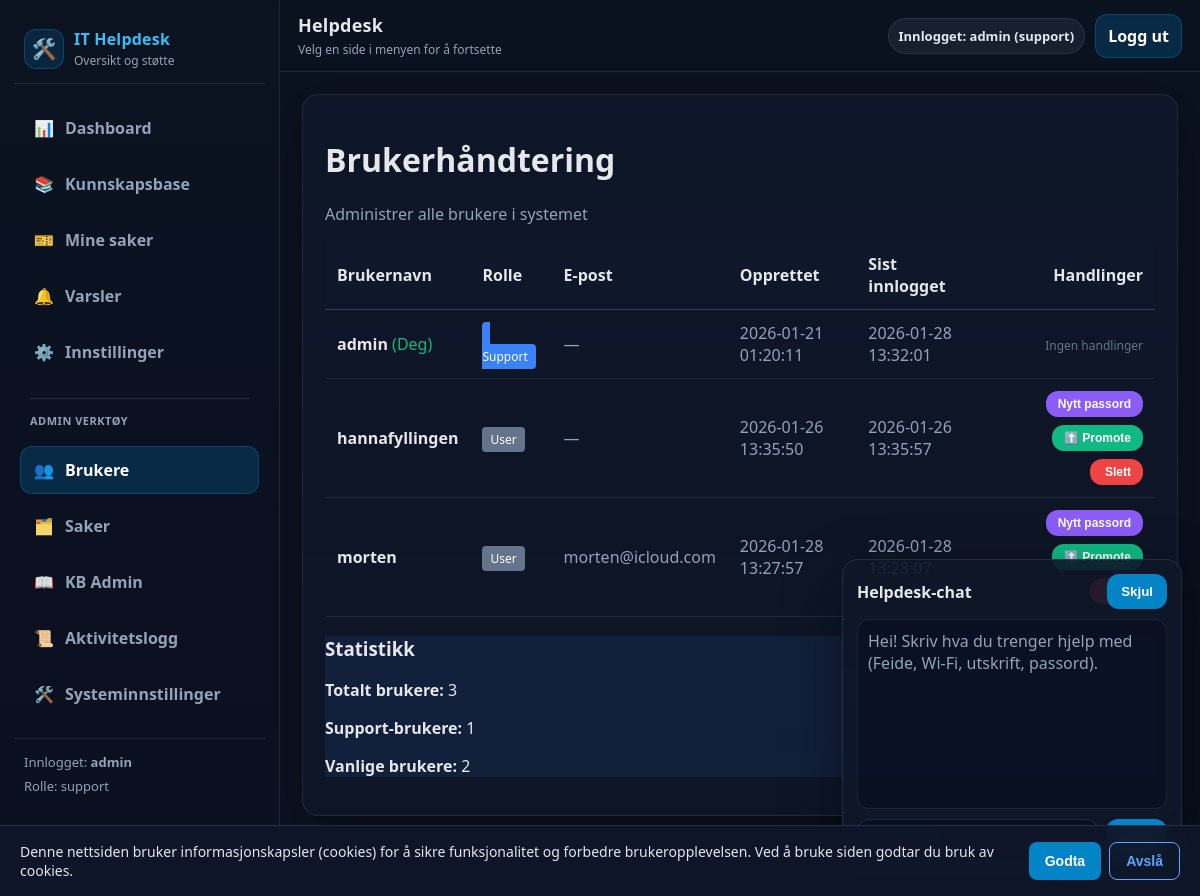
Page /admin/users (signed in) on the committed database.
### tables this page shows
CREATE TABLE users (
            id INTEGER PRIMARY KEY AUTOINCREMENT,
            username TEXT NOT NULL UNIQUE,
            pw_hash TEXT NOT NULL,
            role TEXT NOT NULL DEFAULT 'user',
            email TEXT,
            phone TEXT,
            created_at TEXT NOT NULL DEFAULT (datetime('now')),
            last_login TEXT,
            notify_email INTEGER NOT NULL DEFAULT 1,
            notify_inapp INTEGER NOT NULL DEFAULT 1,
            notify_sms INTEGER NOT NULL DEFAULT 0
        );

### routes.py (the view)
@bp.route("/admin/users")
def admin_users():
    user = current_user()
    if not user or current_role() != "support":
        abort(403)
    from .db import get_all_users
    try:
        users = get_all_users()
    except Exception as e:
        logger.error(f"Error fetching users: {e}")
        users = []
    return render_template("admin_users.html", users=users)

### __init__.py (called while the page is built)
def create_app():
    app = Flask(__name__)
    app.config.from_object(Config)
    init_mail(app)
    @app.after_request
    def set_security_headers(response):
        response.headers['X-Content-Type-Options'] = 'nosniff'
        response.headers['X-Frame-Options'] = 'DENY'
        response.headers['X-XSS-Protection'] = '1; mode=block'
        return response
    from .routes import bp
    app.register_blueprint(bp)
    return app

### db.py (called while the page is built)
def count_notifications(user: str) -> int:
    conn = _conn()
    cur = conn.cursor()
    cur.execute("SELECT COUNT(*) AS c FROM notifications WHERE user = ? AND read = 0", (user,))
    row = cur.fetchone()
    conn.close()
    return int(row["c"]) if row else 0

def _conn() -> sqlite3.Connection:
    DB_PATH.parent.mkdir(parents=True, exist_ok=True)
    conn = sqlite3.connect(DB_PATH)
    conn.row_factory = sqlite3.Row
    return conn

def get_all_users():
    conn = _conn()
    cur = conn.cursor()
    cur.execute("""
        SELECT username, role, email, created_at, last_login
        FROM users
        ORDER BY username ASC
    """)
    rows = cur.fetchall()
    conn.close()
    return rows

### routes.py (called while the page is built)
def current_user():
    return session.get("user")

def current_role():
    return session.get("role")

@bp.before_app_request
def ensure_db():
    try:
        init_db()
    except Exception as e:
        logger.error(f"Database initialization failed: {e}")

@bp.context_processor
def inject_notification_count():
    if current_user():
        try:
            return {"notif_count": count_notifications(current_user())}
        except Exception:
            return {"notif_count": 0}
    return {"notif_count": 0}

### templates/admin_users.html
{% extends "base.html" %}
{% block content %}
<div class="card">
  <h1> Brukerhåndtering</h1>
  <p class="muted">Administrer alle brukere i systemet</p>
</div>
<div class="card">
  <table style="width:100%; border-collapse:collapse;">
    <thead>
      <tr style="background:#0f172a; border-bottom:1px solid #334155;">
        <th style="padding:12px; text-align:left;">Brukernavn</th>
        <th style="padding:12px; text-align:left;">Rolle</th>
        <th style="padding:12px; text-align:left;">E-post</th>
        <th style="padding:12px; text-align:left;">Opprettet</th>
        <th style="padding:12px; text-align:left;">Sist innlogget</th>
        <th style="padding:12px; text-align:right;">Handlinger</th>
      </tr>
    </thead>
    <tbody>
      {% for u in users %}
      <tr style="border-bottom:1px solid #1e293b;">
        <td style="padding:12px;">
          <strong>{{ u.username }}</strong>
          {% if u.username == session.get("user") %}<span style="color:#10b981;">(Deg)</span>{% endif %}
        </td>
        <td style="padding:12px;">
          {% if u.role == 'support' %}
            <span style="background:#3b82f6; color:#fff; padding:4px 8px; border-radius:4px; font-size:12px;">️ Support</span>
          {% else %}
            <span style="background:#64748b; color:#fff; padding:4px 8px; border-radius:4px; font-size:12px;"> User</span>
          {% endif %}
        </td>
        <td style="padding:12px; color:#94a3b8;">{{ u.email or '—' }}</td>
        <td style="padding:12px; color:#94a3b8;">{{ u.created_at }}</td>
        <td style="padding:12px; color:#94a3b8;">{{ u.last_login or 'Aldri' }}</td>
        <td style="padding:12px; text-align:right;">
          {% if u.username != 'admin' and u.username != session.get("user") %}
            <div style="display:flex; gap:8px; justify-content:flex-end; flex-wrap:wrap;">
              <form method="post" action="{{ url_for('main.admin_reset_password', username=u.username) }}" style="display:inline;">
                <button type="submit" style="background:#8b5cf6; padding:6px 12px; font-size:12px;"> Nytt passord</button>
              </form>
              {% if u.role == 'user' %}
              <form method="post" action="{{ url_for('main.promote_user', username=u.username) }}" style="display:inline;">
                <button type="submit" style="background:#10b981; padding:6px 12px; font-size:12px;">⬆️ Promote</button>
              </form>
              {% else %}
              <form method="post" action="{{ url_for('main.demote_user', username=u.username) }}" style="display:inline;">
                <button type="submit" style="background:#f59e0b; padding:6px 12px; font-size:12px;">⬇️ Demote</button>
              </form>
              {% endif %}
              <form method="post" action="{{ url_for('main.delete_user', username=u.username) }}" style="display:inline;" onsubmit="return confirm('Slette bruker {{ u.username }}? Dette kan ikke angres!');">
                <button type="submit" style="background:#ef4444; padding:6px 12px; font-size:12px;">️ Slett</button>
              </form>
            </div>
          {% else %}
            <span style="color:#64748b; font-size:12px;">Ingen handlinger</span>
          {% endif %}
        </td>
      </tr>
      {% endfor %}
    </tbody>
  </table>
</div>
<div class="card" style="background:rgba(59,130,246,.1); border-color:#3b82f6;">
  <h3> Statistikk</h3>
  <p><strong>Totalt brukere:</strong> {{ users|length }}</p>
  <p><strong>Support-brukere:</strong> {{ users|selectattr('role', 'equalto', 'support')|list|length }}</p>
  <p><strong>Vanlige brukere:</strong> {{ users|selectattr('role', 'equalto', 'user')|list|length }}</p>
</div>
{% endblock %}

### templates/base.html (shortened to what this page needs)
<!doctype html>
<html lang="no">
  <head>
    <link rel="stylesheet" href="{{ url_for('static', filename='css/app.css') }}">
  </head>
  <body>
    {% set ep = request.endpoint or "" %}
    <div class="app">
      <aside class="sidebar">
        <div class="brand">
          <div class="logo">🛠️</div>
          <div>
            <div class="title">IT Helpdesk</div>
            <div class="subtitle">Oversikt og støtte</div>
          </div>
        </div>
        <nav class="nav">
          <a href="{{ url_for('main.dashboard') }}" class="{% if ep == 'main.dashboard' %}active{% endif %}">
            <span class="icon">📊</span> Dashboard
          </a>
          <a href="{{ url_for('main.kb') }}" class="{% if ep == 'main.kb' %}active{% endif %}">
            <span class="icon">📚</span> Kunnskapsbase
          </a>
          <a href="{{ url_for('main.tickets') }}" class="{% if ep == 'main.tickets' %}active{% endif %}">
            <span class="icon">🎫</span> Mine saker
          </a>
          <a href="{{ url_for('main.notifications_page') }}" class="{% if ep == 'main.notifications_page' %}active{% endif %}">
            <span class="icon">🔔</span> Varsler
          </a>
          <a href="{{ url_for('main.settings') }}" class="{% if ep == 'main.settings' %}active{% endif %}">
            <span class="icon">⚙️</span> Innstillinger
          </a>
          {% if session.get("role") == "support" %}
            <div style="margin:14px 10px 10px; padding-top:14px; border-top:1px solid rgba(148,163,184,.18); color:#94a3b8; font-size:11px; font-weight:900; letter-spacing:.5px;">
              ADMIN VERKTØY
            </div>
            <a href="{{ url_for('main.admin_users') }}" class="{% if ep == 'main.admin_users' %}active{% endif %}">
              <span class="icon">👥</span> Brukere
            </a>
            <a href="{{ url_for('main.admin_tickets') }}" class="{% if ep == 'main.admin_tickets' %}active{% endif %}">
              <span class="icon">🗂️</span> Saker
            </a>
            <a href="{{ url_for('main.admin_kb') }}" class="{% if ep == 'main.admin_kb' %}active{% endif %}">
              <span class="icon">📖</span> KB Admin
            </a>
            <a href="{{ url_for('main.activity_log') }}" class="{% if ep == 'main.activity_log' %}active{% endif %}">
              <span class="icon">📜</span> Aktivitetslogg
            </a>
            <a href="{{ url_for('main.admin_settings') }}" class="{% if ep == 'main.admin_settings' %}active{% endif %}">
              <span class="icon">🛠️</span> Systeminnstillinger
            </a>
          {% endif %}
        </nav>
        <div class="sidebar-footer">
          {% if session.get("user") %}
            Innlogget: <strong>{{ session.get("user") }}</strong>
            <div style="margin-top:6px; color:var(--muted);">
              Rolle: {{ session.get("role") }}
            </div>
          {% else %}
            Ikke innlogget
          {% endif %}
        </div>
      </aside>
      <div class="main">
        <header class="topbar">
          <div class="topbar-left">
            <p class="h1">Helpdesk</p>
            <p class="p">Velg en side i menyen for å fortsette</p>
          </div>
          <div class="topbar-right">
            {% if session.get("user") %}
              <span class="pill">Innlogget: {{ session.get("user") }} ({{ session.get("role") }})</span>
              <a class="btn" href="{{ url_for('main.logout') }}">Logg ut</a>
            {% endif %}
          </div>
        </header>
        <main class="page">
          <div class="content-wrap">
            {% block content %}{% endblock %}
          </div>
        </main>
      </div>
    </div>
    <div id="chatbot">
      <div class="chat-card">
        <div style="display:flex; justify-content:space-between; align-items:center;">
          <strong>Helpdesk-chat</strong>
          <button id="chatToggle" type="button">Skjul</button>
        </div>
        <div id="chatBody">
          <div id="chatLog">
            <div class="muted">
              Hei! Skriv hva du trenger hjelp med (Feide, Wi-Fi, utskrift, passord).
            </div>
          </div>
          <div style="display:flex; gap:8px; margin-top:10px;">
            <button id="chatSend" type="button">Send</button>
          </div>
        </div>
      </div>
    </div>
    <div id="cookieBanner" style="display:none; position:fixed; bottom:0; left:0; right:0; background:rgba(15,23,42,.95); border-top:1px solid rgba(148,163,184,.18); padding:16px 20px; z-index:9999; backdrop-filter:blur(10px);">
      <div style="max-width:1200px; margin:0 auto; display:flex; justify-content:space-between; align-items:center; gap:16px; flex-wrap:wrap;">
        <p style="margin:0; color:#e5e7eb; font-size:14px; flex:1; min-width:250px;">
          Denne nettsiden bruker informasjonskapsler (cookies) for å sikre funksjonalitet og forbedre brukeropplevelsen. Ved å bruke siden godtar du bruk av cookies.
        </p>
        <div style="display:flex; gap:8px; flex-shrink:0;">
          <button id="cookieAccept" type="button" style="background:#0284c7; color:#fff; border:none; padding:10px 16px; border-radius:8px; font-weight:700; cursor:pointer; font-size:14px;">
            Godta
          </button>
          <button id="cookieReject" type="button" style="background:transparent; color:#60a5fa; border:1px solid #60a5fa; padding:10px 16px; border-radius:8px; font-weight:700; cursor:pointer; font-size:14px;">
            Avslå
          </button>
        </div>
      </div>
    </div>
  </body>
</html>

### static/css/app.css (style rules this page uses)
:root { --bg:#0b1220; --panel:#0f172a; --panel2:#111c33; --border:rgba(148,163,184,.14); --muted:#94a3b8; --text:#e5e7eb; --primary:#0284c7; --primaryHover:#0ea5e9; --sidebarW: 280px; --topbarH: 72px; --radius: 16px; }
* { box-sizing:border-box; }
html, body { height:100%; }
body { margin:0; font-family: system-ui, -apple-system, BlinkMacSystemFont, "Segoe UI", "Apple Color Emoji", "Segoe UI Emoji", "Segoe UI Symbol", sans-serif; background:var(--bg); color:var(--text); }
.app { min-height:100vh; display:flex; }
.sidebar { width:var(--sidebarW); background:linear-gradient(180deg, #0b1220 0%, #0a1020 100%); border-right:1px solid var(--border); position:fixed; left:0; top:0; bottom:0; padding:18px 14px; overflow:auto; }
.brand { display:flex; align-items:center; gap:10px; padding:10px 10px 14px; border-bottom:1px solid var(--border); margin-bottom:14px; }
.brand .logo { width:40px; height:40px; display:flex; align-items:center; justify-content:center; border-radius:12px; background:rgba(2,132,199,.18); border:1px solid rgba(2,132,199,.35); font-size:20px; }
.brand .title { font-weight:900; letter-spacing:.2px; color:#38bdf8; }
.brand .subtitle { font-size:12px; color:var(--muted); margin-top:2px; }
.nav { display:flex; flex-direction:column; gap:8px; padding:6px 6px; }
.nav a { display:flex; align-items:center; gap:10px; padding:12px 12px; border-radius:12px; text-decoration:none; color:var(--muted); font-weight:800; border:1px solid transparent; }
.nav a.active { background:rgba(2,132,199,.22); border-color:rgba(2,132,199,.35); color:#ffffff; }
.nav .icon { width:22px; display:inline-flex; align-items:center; justify-content:center; opacity:.95; }
.sidebar-footer { margin-top:14px; padding:14px 10px; border-top:1px solid var(--border); color:var(--muted); font-size:13px; }
.main { margin-left:var(--sidebarW); width:calc(100% - var(--sidebarW)); min-height:100vh; display:flex; flex-direction:column; }
.topbar { height:var(--topbarH); position:sticky; top:0; z-index:20; display:flex; align-items:center; justify-content:space-between; padding:14px 18px; background:rgba(11,18,32,.86); backdrop-filter: blur(10px); border-bottom:1px solid var(--border); }
.topbar-left { display:flex; flex-direction:column; gap:4px; }
.topbar-left .h1 { font-size:18px; font-weight:900; margin:0; letter-spacing:.2px; }
.topbar-left .p { margin:0; font-size:12px; color:var(--muted); }
.topbar-right { display:flex; align-items:center; gap:10px; flex-wrap:wrap; justify-content:flex-end; }
.pill { display:inline-flex; align-items:center; gap:8px; padding:8px 10px; border-radius:999px; background:rgba(148,163,184,.10); border:1px solid rgba(148,163,184,.14); color:#e2e8f0; font-weight:800; font-size:13px; white-space:nowrap; }
.btn { display:inline-flex; align-items:center; gap:8px; padding:10px 12px; border-radius:12px; text-decoration:none; font-weight:900; border:1px solid rgba(2,132,199,.35); background:rgba(2,132,199,.22); color:#fff; }
.page { padding:22px 22px 80px; }
.content-wrap { background:linear-gradient(180deg, rgba(15,23,42,.85) 0%, rgba(15,23,42,.65) 100%); border:1px solid rgba(148,163,184,.14); border-radius:var(--radius); padding:22px; box-shadow:0 20px 60px rgba(0,0,0,.35); }
button { background:var(--primary); color:#fff; border:0; border-radius:12px; padding:10px 14px; font-weight:900; cursor:pointer; }
#chatbot { position:fixed; right:18px; bottom:18px; width:340px; max-width:92vw; z-index:9999; }
#chatbot .chat-card { background:rgba(15,23,42,.90); border:1px solid rgba(148,163,184,.16); border-radius:16px; box-shadow:0 20px 60px rgba(0,0,0,.38); padding:14px; }
#chatLog { height:190px; overflow:auto; border:1px solid rgba(148,163,184,.14); border-radius:12px; padding:10px; margin-top:10px; background:rgba(2,6,23,.28); }
.muted { color:var(--muted); }

### rows in the picture
users: get "admin", get "support", username "admin", shows "(Deg)", shows "️ Support", email "—", created_at "2026-01-21 01:20:11", last_login "2026-01-28 13:32:01", shows "Ingen handlinger"
users: username "hannafyllingen", role "User", email "—", created_at "2026-01-26 13:35:50", last_login "2026-01-26 13:35:57"
users: username "morten", role "User", email "morten@icloud.com", created_at "2026-01-28 13:27:57", last_login "2026-01-28…"

### other values in the picture
{{ users|length }} "3"
{{ users|selectattr('role', 'equalto', 'support')|list|length }} "1"
{{ users|selectattr('role', 'equalto', 'user')|list|length }} "2"
